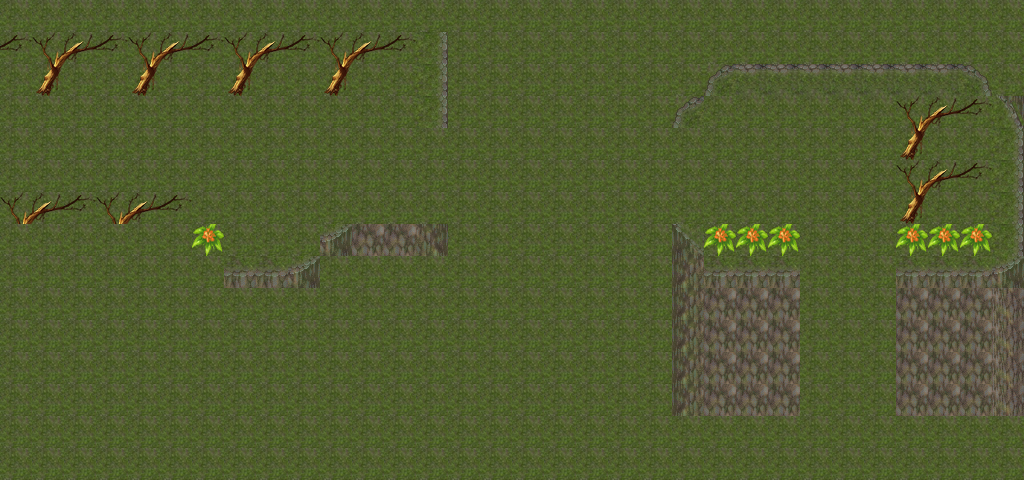

Tiled map render using the project's own tile images. Description and the whole map definition, tile-layer contents included, below:
An orthogonal 32x15 tile map with 32x32 px tiles, 2 tile layers (bg, walk).

<map version="1.2" tiledversion="1.2.0" orientation="orthogonal" renderorder="right-down" width="32" height="15" tilewidth="32" tileheight="32" infinite="0" nextlayerid="6" nextobjectid="1">
    <properties>
        <property name="name" value="后山浮桥" />
    </properties>
    <tileset firstgid="1" source="tile2.tsx" />
    <layer id="0" name="bg" width="32" height="15">
        <data encoding="csv">
            20, 20, 20, 20, 20, 20, 20, 20, 20, 20, 20, 20, 51, 33, 2, 2, 2, 2, 2, 2, 2, 2, 2, 2, 2, 2, 2, 2, 2, 2, 2, 2, 
69, 67, 68, 69, 67, 68, 69, 67, 68, 69, 67, 68, 69, 38, 2, 2, 2, 2, 2, 2, 2, 2, 2, 2, 2, 2, 2, 2, 2, 2, 2, 2, 
72, 70, 71, 72, 70, 71, 72, 70, 71, 72, 70, 71, 72, 38, 2, 2, 2, 2, 2, 2, 2, 24, 25, 26, 26, 26, 26, 26, 26, 26, 27, 28, 
2, 2, 2, 2, 2, 2, 2, 2, 2, 2, 2, 2, 2, 38, 2, 2, 2, 2, 2, 2, 2, 29, 2, 2, 2, 2, 2, 2, 67, 68, 69, 33, 
2, 2, 2, 2, 2, 2, 2, 2, 2, 86, 86, 86, 86, 86, 86, 86, 86, 86, 86, 86, 86, 86, 86, 2, 2, 2, 2, 2, 70, 71, 72, 38, 
2, 2, 2, 2, 2, 2, 2, 2, 2, 85, 85, 85, 85, 85, 85, 85, 85, 85, 85, 85, 85, 85, 85, 2, 2, 2, 2, 2, 67, 68, 69, 38, 
67, 68, 69, 67, 68, 69, 2, 2, 2, 84, 84, 84, 84, 84, 84, 84, 84, 84, 84, 84, 84, 84, 84, 2, 2, 2, 2, 2, 70, 71, 72, 38, 
70, 71, 72, 70, 71, 72, 18, 2, 2, 38, 45, 20, 20, 51, 2, 2, 2, 2, 2, 2, 2, 39, 18, 18, 18, 2, 2, 2, 18, 18, 18, 38, 
44, 44, 44, 44, 44, 44, 44, 44, 44, 45, 87, 88, 89, 51, 2, 2, 2, 2, 2, 2, 2, 47, 44, 44, 44, 81, 83, 82, 44, 44, 44, 45, 
20, 20, 20, 20, 20, 20, 20, 20, 20, 20, 90, 91, 92, 51, 2, 2, 2, 2, 2, 2, 2, 47, 20, 20, 20, 81, 83, 82, 20, 20, 20, 46, 
20, 20, 20, 20, 20, 20, 20, 20, 20, 20, 20, 20, 20, 51, 2, 2, 2, 2, 2, 2, 2, 47, 20, 20, 20, 81, 83, 82, 20, 20, 20, 46, 
20, 20, 20, 20, 20, 20, 20, 20, 20, 20, 20, 20, 20, 51, 2, 2, 2, 2, 2, 2, 2, 47, 20, 20, 20, 81, 83, 82, 20, 20, 20, 46, 
20, 20, 20, 20, 20, 20, 20, 20, 20, 20, 20, 20, 20, 51, 2, 2, 2, 2, 2, 2, 2, 47, 20, 20, 20, 81, 83, 82, 20, 20, 20, 46, 
2, 2, 2, 2, 2, 2, 2, 2, 2, 2, 2, 2, 2, 2, 2, 2, 2, 2, 2, 2, 2, 2, 2, 2, 2, 2, 2, 2, 2, 2, 2, 2, 
2, 2, 2, 2, 2, 2, 2, 2, 2, 2, 2, 2, 2, 2, 2, 2, 2, 2, 2, 2, 2, 2, 2, 2, 2, 2, 2, 2, 2, 2, 2, 2
        </data>
    </layer>
    <layer id="1" name="walk" width="32" height="15">
        <data encoding="csv">
            2, 2, 2, 2, 2, 2, 2, 2, 2, 2, 2, 2, 2, 2, 2, 2, 2, 2, 2, 2, 2, 2, 2, 2, 2, 2, 2, 2, 2, 2, 2, 2, 
0, 0, 0, 0, 0, 0, 0, 0, 0, 0, 0, 0, 0, 0, 0, 0, 0, 0, 0, 0, 0, 0, 0, 0, 0, 0, 0, 0, 0, 0, 0, 0, 
0, 0, 0, 0, 0, 0, 0, 0, 0, 0, 0, 0, 0, 0, 0, 0, 0, 0, 0, 0, 0, 0, 0, 0, 0, 0, 0, 0, 0, 0, 0, 0, 
2, 2, 2, 2, 2, 2, 2, 2, 2, 2, 2, 2, 2, 0, 0, 0, 0, 0, 0, 0, 0, 0, 2, 2, 2, 2, 2, 2, 0, 0, 0, 0, 
2, 2, 2, 2, 2, 2, 2, 2, 2, 2, 2, 2, 2, 2, 2, 2, 2, 2, 2, 2, 2, 2, 2, 2, 2, 2, 2, 2, 0, 0, 0, 0, 
2, 2, 2, 2, 2, 2, 2, 2, 2, 2, 2, 2, 2, 2, 2, 2, 2, 2, 2, 2, 2, 2, 2, 2, 2, 2, 2, 2, 0, 0, 0, 0, 
0, 0, 0, 0, 0, 0, 2, 2, 2, 2, 2, 2, 2, 2, 2, 2, 2, 2, 2, 2, 2, 2, 2, 2, 2, 2, 2, 2, 0, 0, 0, 0, 
2, 2, 2, 2, 2, 2, 0, 2, 2, 2, 0, 0, 0, 0, 0, 0, 0, 0, 0, 0, 0, 0, 0, 0, 0, 2, 2, 2, 0, 0, 0, 0, 
2, 2, 2, 2, 2, 2, 2, 0, 0, 0, 2, 2, 2, 2, 2, 2, 2, 2, 2, 2, 2, 0, 0, 0, 0, 2, 2, 2, 0, 0, 0, 0, 
2, 2, 2, 2, 2, 2, 2, 2, 2, 2, 2, 2, 2, 2, 2, 2, 2, 2, 2, 2, 2, 0, 0, 0, 0, 2, 2, 2, 0, 0, 0, 0, 
2, 2, 2, 2, 2, 2, 2, 2, 2, 2, 2, 2, 2, 2, 2, 2, 2, 2, 2, 2, 2, 0, 0, 0, 0, 2, 2, 2, 0, 0, 0, 0, 
2, 2, 2, 2, 2, 2, 2, 2, 2, 2, 2, 2, 2, 2, 2, 2, 2, 2, 2, 2, 2, 0, 0, 0, 0, 2, 2, 2, 0, 0, 0, 0, 
2, 2, 2, 2, 2, 2, 2, 2, 2, 2, 2, 2, 2, 2, 2, 2, 2, 2, 2, 2, 2, 0, 0, 0, 0, 2, 2, 2, 0, 0, 0, 0, 
0, 0, 0, 0, 0, 0, 0, 0, 0, 0, 0, 0, 0, 0, 0, 0, 0, 0, 0, 0, 0, 0, 0, 0, 0, 0, 0, 0, 0, 0, 0, 0, 
0, 0, 0, 0, 0, 0, 0, 0, 0, 0, 0, 0, 0, 0, 0, 0, 0, 0, 0, 0, 0, 0, 0, 0, 0, 0, 0, 0, 0, 0, 0, 0
        </data>
    </layer>
</map>
